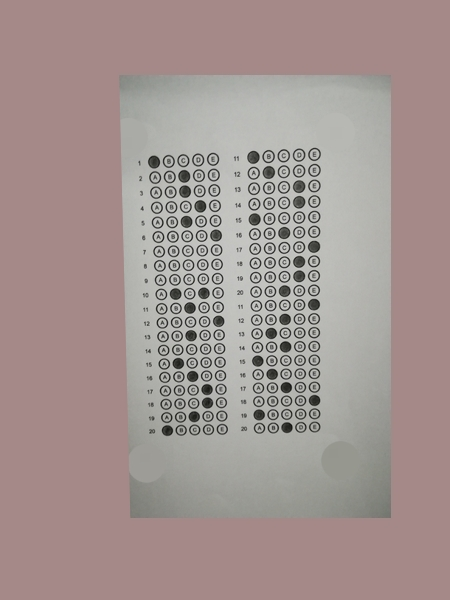
#> input picture BubbleSheetScanner/optik12.jpg, 450 x 600 px
$ python refence.py
#> lines starting #> are read from the running program, lines starting #| are printed output that depends on the picture; after the words box and inside, x2 and y2 are one past the last pixel; in counts of white or black regions, pixels touching at a corner belong together
from cv2 import cv2
import numpy as np
from imutils.perspective import four_point_transform
import math
from imutils import contours as imCont


def euclidDistance(p1, p2):
    dist1 = abs((p1[0]-p2[0]))
    dist2 = abs((p1[1]-p2[1]))
    return math.sqrt(dist1**2 + dist2**2)


def getAdaptiveThresh(frame):

    frame = cv2.cvtColor(frame, cv2.COLOR_RGB2GRAY)
    adaptiveFrame = cv2.adaptiveThreshold(
        frame, 255, cv2.ADAPTIVE_THRESH_GAUSSIAN_C, cv2.THRESH_BINARY_INV, 51, 7)
    # adaptiveFrame = canny = cv2.Canny(frame, 127, 255)
    return adaptiveFrame


def getFourPoints():

    squareContours = []

    contours, hie = cv2.findContours(
        canny, cv2.RETR_EXTERNAL, cv2.CHAIN_APPROX_SIMPLE)
    if len(contours) > 0:
        fourPoints = []
        i = 0
        for cnt in contours:

            (x, y), (MA, ma), angle = cv2.minAreaRect(cnt)

            epsilon = 0.04*cv2.arcLength(cnt, False)
            approx = cv2.approxPolyDP(cnt, epsilon, True)

            x, y, w, h = cv2.boundingRect(cnt)
            aspect_ratio = float(w)/h
            if len(approx) == 4 and aspect_ratio >= 0.9 and aspect_ratio <= 1.1:
                M = cv2.moments(cnt)
                cx = int(M['m10']/M['m00'])
                cy = int(M['m01']/M['m00'])
                fourPoints.append((cx, cy))
                squareContours.append(cnt)
                i += 1
        return fourPoints, squareContours


def getOvalContours(adaptiveFrame, sqrAvrArea):
    contours, hierarchy = cv2.findContours(
        adaptiveFrame, cv2.RETR_EXTERNAL, cv2.CHAIN_APPROX_SIMPLE)
    ovalContours = []
    for cnt in contours:
        epsilon = 0.04*cv2.arcLength(cnt, False)
        approx = cv2.approxPolyDP(cnt, epsilon, True)

        x, y, w, h = cv2.boundingRect(cnt)
        aspect_ratio = float(w)/h

        area = cv2.contourArea(cnt)

        if len(approx) >= 6 and area > sqrAvrArea and aspect_ratio >= 0.8 and aspect_ratio <= 1.2:
            ovalContours.append(cnt)

    return ovalContours


ANSWER_KEY = {0: 1, 1: 2, 2: 0, 3: 3, 4: 2,
              5: 2, 6: 2, 7: 4, 8: 0, 9: 3,
              10: 1, 11: 1, 12: 4, 13: 0, 14: 3,
              15: 1, 16: 1, 17: 4, 18: 0, 19: 1,
              20: 1, 21: 1, 22: 3, 23: 4, 24: 0,
              25: 3, 26: 1, 27: 1, 28: 4, 29: 0,
              30: 3, 31: 1, 32: 1, 33: 4, 34: 0,
              35: 3, 36: 1, 37: 1, 38: 4, 39: 0,
              40: 3
              }


questionCount = 40
bubbleCount = 5
ovalCount = questionCount * bubbleCount

frame = cv2.imread('optik12.jpg')
#> frame is the input picture: shape (600, 450, 3); mean B, G, R 145.6, 148.2, 163.6
w, h, c = frame.shape
#> w = 600; h = 450; c = 3
gray = cv2.cvtColor(frame, cv2.COLOR_RGBA2GRAY)
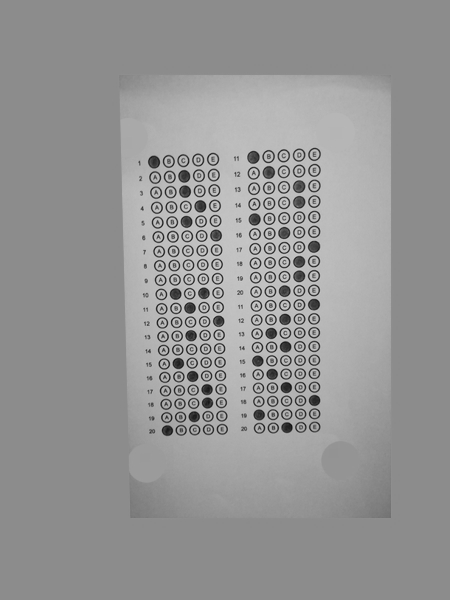
#> gray: shape (600, 450); min 17, max 211, mean 149.1
canny = cv2.Canny(gray, 127, 255)
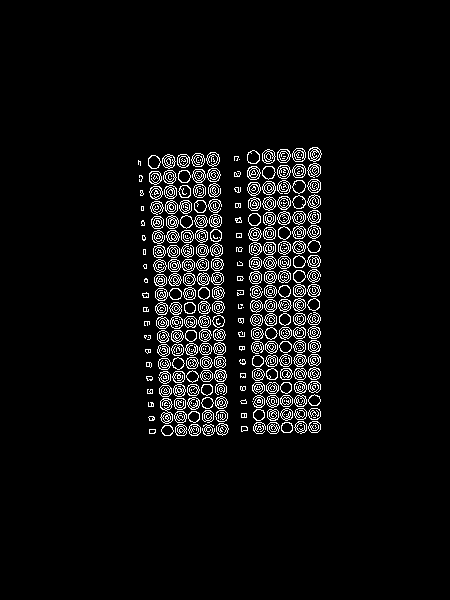
#> canny: shape (600, 450); 5.2% white in thin lines or dots, all inside (x1, y1, x2, y2) = (138, 147, 322, 436)

fourPoints = np.array(getFourPoints()[0], dtype="float32")
#> in getFourPoints, `contours, hie = cv2.findContours( canny, cv2.RETR_EXTERNAL, cv2.CHAIN_..`: contours = 250 contours, 43 with area under 20; largest, box (x1, y1, x2, y2) and area: (160, 398, 173, 424) 216, (308, 147, 322, 162) 145, (277, 149, 291, 163) 144, (292, 148, 306, 162) 144, (292, 164, 306, 178) 142; hie = 250 rows, first 6: [1, -1, -1, -1], [2, 0, -1, -1], [3, 1, -1, -1], [4, 2, -1, -1], [5, 3, -1, -1], [6, 4, -1, -1]
#> the loop in getFourPoints, `for cnt in contours: ` made 250 passes
#> (MA, ma, angle, epsilon, w, h) on passes 1 to 3: (4, 6, -90, 0.537, 7, 5), (5, 6, -90, 0.633, 7, 6), (10, 12, -90, 1.24, 13, 11)
#> after the loop in getFourPoints, `for cnt in contours:`: fourPoints = []; i = 0; squareContours = []
#> fourPoints = empty array
fourCountours = getFourPoints()[1]
#> the loop in getFourPoints (call 2), `for cnt in contours: ` made 250 passes
#> cnt on passes 4, 15, 26: [[258, 424], [260, 424]], [[241, 413], [241, 417], [246, 417], [246, 413]], [[252, 401]]

if len(fourPoints) >= 4:

    newFourPoints = []
    newFourPoints.append(fourPoints[0])
    newFourPoints.append(fourPoints[1])
    newFourPoints.append(fourPoints[len(fourPoints)-2])
    newFourPoints.append(fourPoints[len(fourPoints)-1])

    newSquareContours = []
    newSquareContours.append(fourCountours[0])
    newSquareContours.append(fourCountours[1])
    newSquareContours.append(fourCountours[len(fourCountours)-2])
    newSquareContours.append(fourCountours[len(fourCountours)-1])

    sqrAvrArea = 0
    for cnt in newSquareContours:
        area = cv2.contourArea(cnt)

        sqrAvrArea += area

    sqrAvrArea = int(sqrAvrArea/6)

    newFourPoints = np.array(newFourPoints, dtype="float32")

    warped = four_point_transform(frame, newFourPoints)
    adaptiveWarped = getAdaptiveThresh(warped)
    ovalContours = getOvalContours(adaptiveWarped, sqrAvrArea)

    print(len(ovalContours))

    cv2.imshow('canny', adaptiveWarped)
    cv2.waitKey(0)

    if(len(ovalContours) == ovalCount):
        # cv2.drawContours(warped, ovalContours, -1, (0, 255, 0), -1)

        ovalContours = imCont.sort_cont(ovalContours)

        correct = 0
        k = 0
        for (q, i) in enumerate(np.arange(0, len(ovalContours), bubbleCount)):

            bubbles = ovalContours[i: i+bubbleCount]
            bubbles = imCont.sort_contours(bubbles, method="left-to-right")[0]

            total = 0
            answer = -1
            bubbled = False
            emptyStartX = 0
            emptyStartY = 0
            emptyFinishX = 0
            emptyFinishY = 0
            startX = 0
            startY = 0
            finishX = 0
            finishY = 0

            for (j, c) in enumerate(bubbles):
                M = cv2.moments(c)
                cx = int(M['m10']/M['m00'])
                cy = int(M['m01']/M['m00'])

                if j == 0:
                    emptyStartX = cx
                    emptyStartY = cy

                if j == bubbleCount-1:
                    emptyFinishX = cx
                    emptyFinishY = cy

                area = cv2.contourArea(c)

                mask = np.zeros(adaptiveWarped.shape, dtype="uint8")
                cv2.drawContours(mask, [c], -1, 255, -1)
                mask = cv2.bitwise_and(
                    adaptiveWarped, adaptiveWarped, mask=mask)
                total = cv2.countNonZero(mask)

                areaRatio = (float)(total) / (float)(area)

                print(areaRatio, j, i)

                if(areaRatio >= 1.0):
                    if(bubbled == False):
                        answer = j
                        bubbled = True
                        startX = cx
                        startY = cy
                    else:
                        answer = -2
                        finishX = cx
                        finishY = cy
                j += 1
            if answer == -2:
                None

            if answer == -1:
                cv2.line(warped, (emptyStartX, emptyStartY),
                         (emptyFinishX, emptyFinishY), (0, 255, 255), 2)

            if answer != -2 and answer != -1:
                if(ANSWER_KEY[j] == answer):
                    cv2.drawContours(warped, bubbles, answer, (0, 255, 0), 2)
                else:
                    cv2.drawContours(warped, bubbles, answer, (0, 0, 255), 2)

        cv2.imshow('canny', warped)
        cv2.waitKey(0)
else:
    print('4 kare bulunamadi!')

$ run again, with BubbleSheetScanner/20201110_203648.jpg copied over BubbleSheetScanner/optik12.jpg
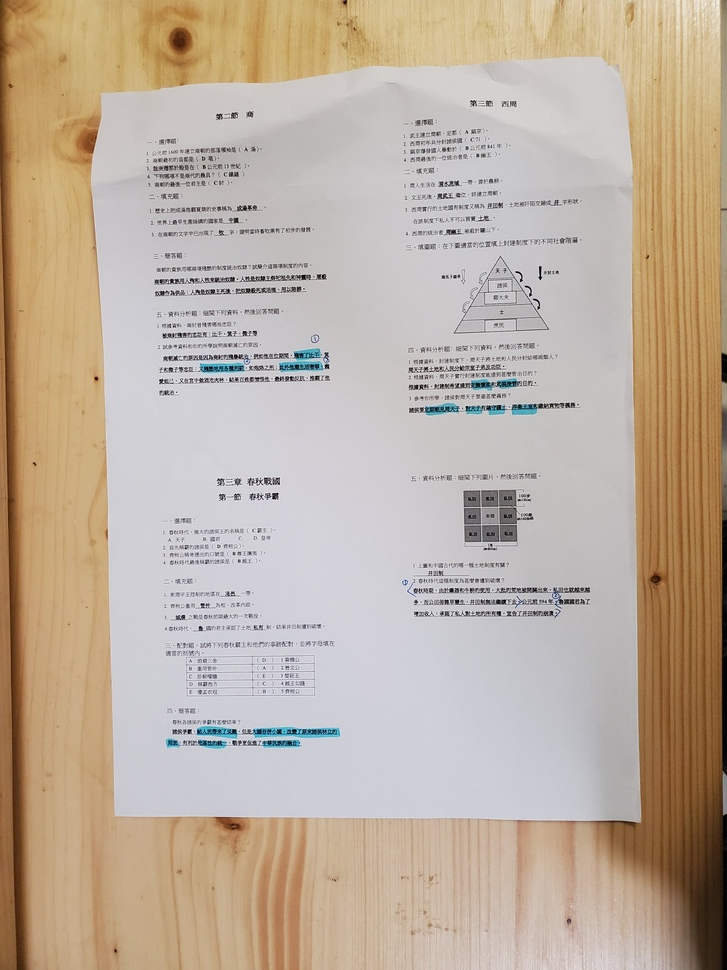
#> input picture BubbleSheetScanner/20201110_203648.jpg, 727 x 970 px, shrunk from 3024 x 4032 before the run
#> frame is the input picture: shape (970, 727, 3); mean B, G, R 159, 174.9, 189.9
#> `canny = cv2.Canny(gray, 127, 255)`:
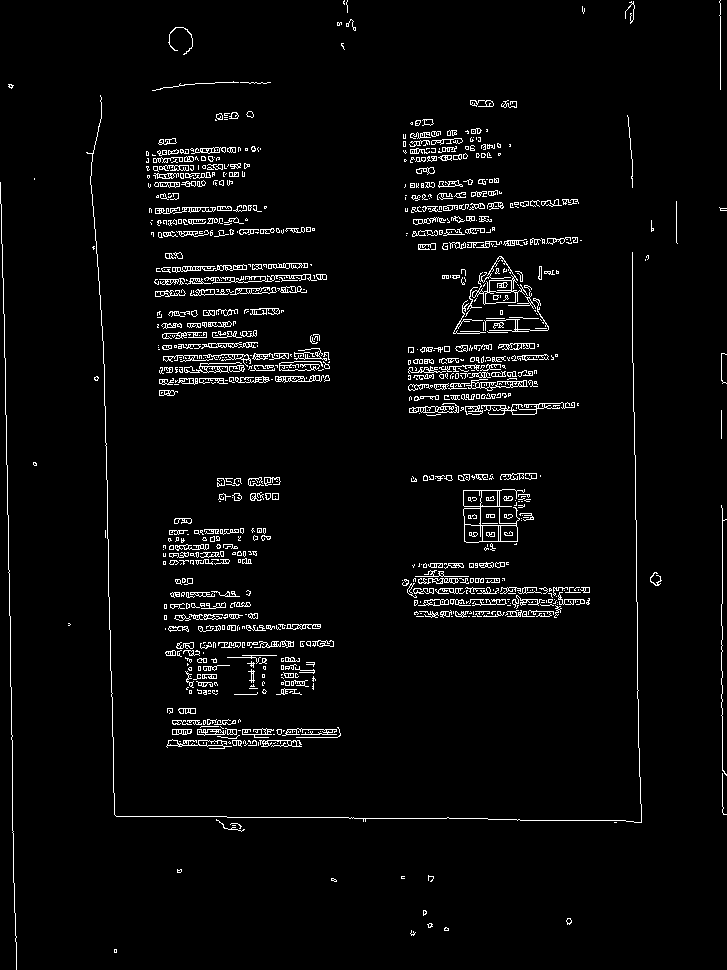
#> canny: shape (970, 727); 3.6% white in thin lines or dots
#> contours = 853 contours, 646 with area under 20; largest, box (x1, y1, x2, y2) and area: (463, 489, 525, 543) 1722, (472, 256, 528, 305) 1174, (466, 379, 528, 391) 276, (481, 402, 575, 415) 264, (166, 739, 232, 749) 206; hie = 853 rows, first 6: [1, -1, -1, -1], [2, 0, -1, -1], [3, 1, -1, -1], [4, 2, -1, -1], [5, 3, -1, -1], [6, 4, -1, -1]
#> the loop in getFourPoints, `for cnt in contours: ` made 853 passes
#> (MA, ma, angle, epsilon, approx, w) on pass 54: (1, 1, -90, 0.12, [[216, 690], [216, 691], [217, 691], [217, 690]], 2)
#> the loop in getFourPoints (call 2), `for cnt in contours: ` made 853 passes
#> cnt on passes 1, 11, 13: [[114, 949], [114, 952], [116, 952], [116, 949]], [[232, 825], [235, 825]], [[614, 822], [616, 822]]
#> the loop `for cnt in newSquareContours:` made 4 passes
#> cnt on passes 1 to 4: [[216, 690], [216, 691], [217, 691], [217, 690]], [[281, 682], [281, 684], [283, 684], [283, 682]], [[489, 179], [489, 182], [492, 182], [492, 179]], [[245, 148], [245, 150], [247, 150], [247, 148]]
#> frame: shape (544, 245)
#> in getAdaptiveThresh, `adaptiveFrame = cv2.adaptiveThreshold( frame, 255, cv2.ADAPTIVE_THRESH..`:
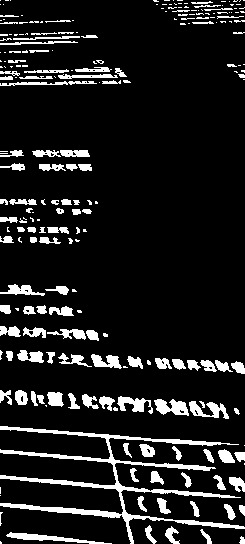
#> adaptiveFrame: shape (544, 245); 11.6% white; 231 white regions (119 under 20 px), largest, box (x1, y1, x2, y2) and area: (0, 426, 245, 544) 3818, (6, 532, 112, 544) 425, (154, 399, 189, 416) 372
#> the loop in getOvalContours, `for cnt in contours:` made 231 passes
#> cnt on passes 1, 13, 14: [[0, 541], [0, 543], [1, 543], [1, 542]], [[0, 495]], [[0, 487], [0, 493]]
#| 15
